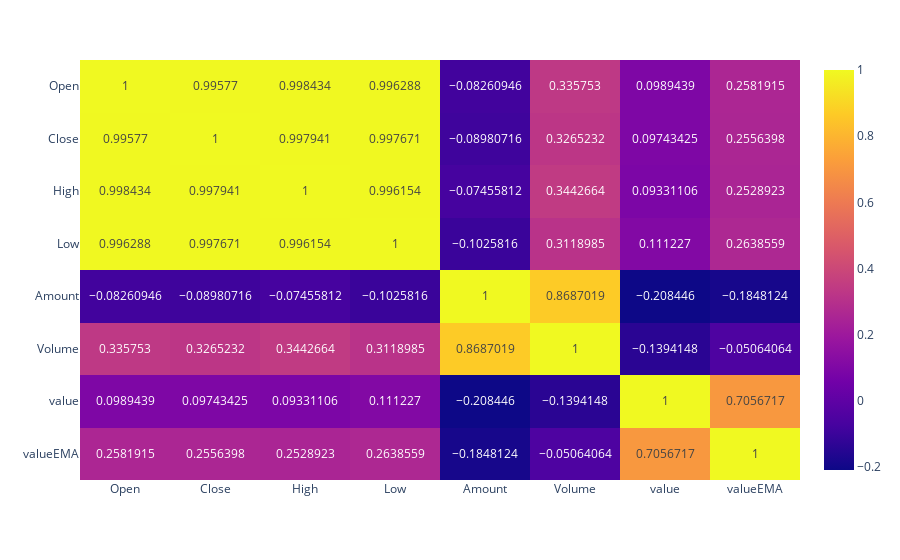

Here is the notebook cell this chart was saved with:
### Code cell
import plotly.express as px

z = btc_fng_df.drop(columns=['Timestamp']).corr(numeric_only=True)

fig = px.imshow(z, text_auto=True, aspect="auto")
fig.show()

### Figure 1 — Plotly figure (JSON) as saved in the notebook; plotly's stock layout.template omitted (floating-point values rounded to 4 significant figures)
{"data": [{"coloraxis": "coloraxis", "hovertemplate": "x: %{x}<br>y: %{y}<br>color: %{z}<extra></extra>", "name": "0", "texttemplate": "%{z}", "type": "heatmap", "x": ["Open", "Close", "High", "Low", "Amount", "Volume", "value", "valueEMA"], "xaxis": "x", "y": ["Open", "Close", "High", "Low", "Amount", "Volume", "value", "valueEMA"], "yaxis": "y", "z": [[1, 0.9958, 0.9984, 0.9963, -0.08261, 0.3358, 0.09894, 0.2582], [0.9958, 1, 0.9979, 0.9977, -0.08981, 0.3265, 0.09743, 0.2556], [0.9984, 0.9979, 1, 0.9962, -0.07456, 0.3443, 0.09331, 0.2529], [0.9963, 0.9977, 0.9962, 1, -0.1026, 0.3119, 0.1112, 0.2639], [-0.08261, -0.08981, -0.07456, -0.1026, 1, 0.8687, -0.2084, -0.1848], [0.3358, 0.3265, 0.3443, 0.3119, 0.8687, 1, -0.1394, -0.05064], [0.09894, 0.09743, 0.09331, 0.1112, -0.2084, -0.1394, 1, 0.7057], [0.2582, 0.2556, 0.2529, 0.2639, -0.1848, -0.05064, 0.7057, 1]]}], "layout": {"coloraxis": {"colorscale": [[0, "#0d0887"], [0.1111, "#46039f"], [0.2222, "#7201a8"], [0.3333, "#9c179e"], [0.4444, "#bd3786"], [0.5556, "#d8576b"], [0.6667, "#ed7953"], [0.7778, "#fb9f3a"], [0.8889, "#fdca26"], [1, "#f0f921"]]}, "margin": {"t": 60}, "xaxis": {"anchor": "y", "domain": [0, 1]}, "yaxis": {"anchor": "x", "autorange": "reversed", "domain": [0, 1]}}}
